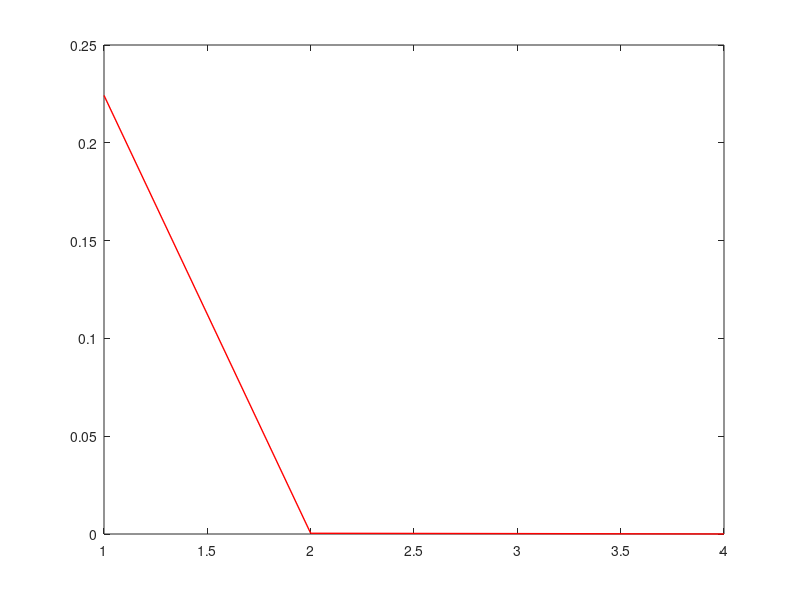

MATLAB code to generate this figure: (Note: this script raises an error after producing the figure.)
%% load data
load("Q2_b")
%% plot v(t)
plot(t,y,'b',"LineWidth",1);
xlabel("t(s)");ylabel("v(m/s)")
title("v(t)")
%% plot error
plot(err,'r',"LineWidth",1)
ax = gca;
ax.YScale = 'log';
xlabel("n");
ylabel("error")
title("error between h and h/2 (h = 0.5^n)")